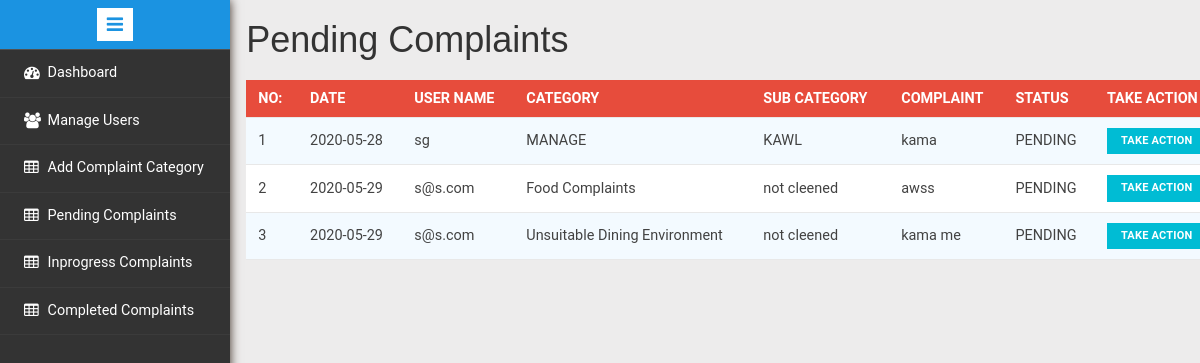
The page /cms/admin/admin_action.php?view_pending=true on the database its author committed.
### tables this page shows
CREATE TABLE `complaints` (
  `id` int(10) NOT NULL,
  `date` date NOT NULL,
  `user_name` varchar(200) NOT NULL,
  `category` varchar(200) NOT NULL,
  `subcategory` varchar(200) NOT NULL,
  `complaint` varchar(1000) NOT NULL,
  `status` varchar(100) NOT NULL,
  `remark` varchar(200) DEFAULT NULL
);

### cms/admin/admin_action.php (the view, shortened to what this page needs)
<?php
include('includes/config.php');
include('includes/sidebarmenu.php');
	?>
<!DOCTYPE HTML>
<html>
<head>
<link href="css/bootstrap.min.css" rel='stylesheet' type='text/css' />
<link href="css/style.css" rel='stylesheet' type='text/css' />
<link rel="stylesheet" href="css/morris.css" type="text/css"/>
<link href="css/font-awesome.css" rel="stylesheet">
<link rel="stylesheet" type="text/css" href="css/table-style.css" />
<link rel="stylesheet" type="text/css" href="css/basictable.css" />
</head>
<body>
</body></html>
<div class="page-container">
<div class="left-content">
<div class="agile-grids">
		 <?php if(isset($_GET['add_cat'])): ?>
		<?php elseif(isset($_GET['manage_cat'])): ?>
		<?php elseif(isset($_GET['view_all'])): ?>
		<?php elseif(isset($_GET['view_pending'])): ?>
			<?php
			$sql1= "SELECT * FROM complaints WHERE status='PENDING'";
									$arr1=mysqli_query($con,$sql1);
									$arrr = mysqli_fetch_all($arr1);
                                  $no=count($arrr);
                                  if($no==0) { echo "<h3>No Pending Complaints</h1>";  }
								  else{ ?>
                                  <h1>Pending Complaints </h1>
                                  <table>
                                   <thead>
                                  <tr>
                                    <th>No:</th>
									<th>date</th>
									<th>User Name</th>
                                    <th>Category</th>
                                    <th>Sub category</th>
									<th>Complaint</th>
									<th>Status</th>
									<th>Take Action</th>
                                  </tr>
                                </thead>
                                <tbody>
                                <?php
                                $i=0;
                                while($i<$no)
                                {
                                  echo "<tr>
                                        <td>{$arrr[$i][0]}</td>
                                        <td>{$arrr[$i][1]}</td>
                                        <td>{$arrr[$i][2]}</td>
										<td>{$arrr[$i][3]}</td>
										<td>{$arrr[$i][4]}</td>
										<td>{$arrr[$i][5]}</td>
										<td>{$arrr[$i][6]}</td>
										<td>
										<a href=\"admin_action.php?complaint_action={$arrr[$i][0]}\" class=\"btn btn-primary btn-sm\">Take Action</a>
                                        </td>
                                        </tr>";
                                  $i++;
                                }
								  }
                                ?>
                                </tbody>
                                </table>
 <?php endif; ?>

### cms/admin/includes/sidebarmenu.php (shortened to what this page needs)
<div class="sidebar-menu">
					<header class="logo1">
						<a href="#" class="sidebar-icon"> <span class="fa fa-bars"></span> </a>
					</header>
                           <div class="menu">
									<ul id="menu" >
										<li><a href="dashboard.php"><i class="fa fa-tachometer"></i> <span>Dashboard</span><div class="clearfix"></div></a></li>
									<li id="menu-academico" ><a href="manage-users.php"><i class="fa fa-users" aria-hidden="true"></i><span>Manage Users</span><div class="clearfix"></div></a></li>
								 <li><a href="#"><i class="fa fa-table"></i>  <span>Add Complaint Category</span><div class="clearfix"></div></a>
								 </li>
									<li><a href="admin_action.php?view_pending=true"><i class="fa fa-table"></i>  <span>Pending Complaints</span><div class="clearfix"></div></a></li>
									<li><a href="admin_action.php?view_inprogress=true"><i class="fa fa-table"></i>  <span>Inprogress Complaints</span><div class="clearfix"></div></a></li>
									<li><a href="admin_action.php?view_complete=true"><i class="fa fa-table"></i>  <span>Completed Complaints</span><div class="clearfix"></div></a></li>
								  </ul>
								</div>
							  </div>

### cms/admin/css/table-style.css (style rules this page uses)
table { background: white; border-collapse: collapse; margin: 1.25em 0 0; width: 100%; }
table tr, table th, table td { border: none; border-bottom: 1px solid #e8e8e8; font-size: .95em; }
table th, table td { padding: 10px 12px; text-align: left; }
table th { background: #e74c3c; color: #fff; text-transform: uppercase; }
table tr td { background: #f3faff; color: #424242; }
table tr:nth-of-type(2n+2) td { background: #ffffff; }
table { width: 100%; }

### rows shown on the page
complaints: id "1", date "2020-05-28", user_name "sg", category "MANAGE", subcategory "KAWL", complaint "kama", status "PENDING"
complaints: id "2", date "2020-05-29", user_name "s@s.com", category "Food Complaints", subcategory "not cleened", complaint "awss", status "PENDING"
complaints: id "3", date "2020-05-29", user_name "s@s.com", category "Unsuitable Dining Environment", subcategory "not cleened", complaint "kama me", status "PENDING"
